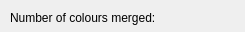
<?xml version="1.0" encoding="UTF-8"?>
<ui version="4.0">
 <class>Dialog</class>
 <widget class="QDialog" name="Dialog">
  <property name="geometry">
   <rect>
    <x>0</x>
    <y>0</y>
    <width>245</width>
    <height>32</height>
   </rect>
  </property>
  <property name="windowTitle">
   <string>Dialog</string>
  </property>
  <widget class="QLabel" name="label_number">
   <property name="geometry">
    <rect>
     <x>10</x>
     <y>10</y>
     <width>161</width>
     <height>16</height>
    </rect>
   </property>
   <property name="text">
    <string>Number of colours merged:</string>
   </property>
  </widget>
  <widget class="QLabel" name="label_number_value">
   <property name="geometry">
    <rect>
     <x>170</x>
     <y>10</y>
     <width>55</width>
     <height>16</height>
    </rect>
   </property>
   <property name="text">
    <string/>
   </property>
  </widget>
 </widget>
 <resources/>
 <connections/>
</ui>
